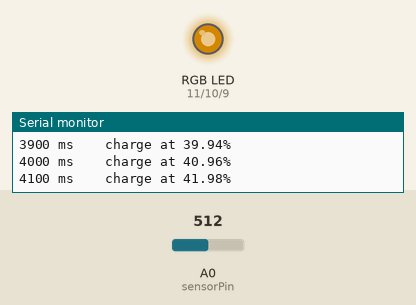
Simulated run of this sketch. Board: Arduino Uno, built with avr-gcc and run on an emulated ATmega328P. Parts: an RGB LED mixed from three pins (HIGH = lit), the last lines printed to the serial monitor. Inputs (shaded band) come from the test bench; at power-on: A0 (sensorPin) = 512. Dim RGB values are drawn brighter than linear.

Above: at 1.2 s.
1.3 s: A0 (sensorPin) set to 286
At 1.9 s:
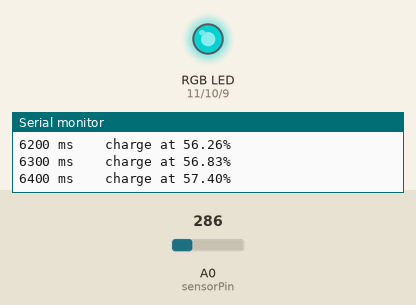
At 4.2 s:
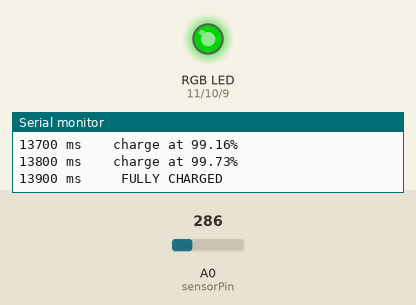
4.3 s: A0 (sensorPin) set to 278
Timing chart, 0 to 7.3 s (numbered marks = the images above; inputs shaded):
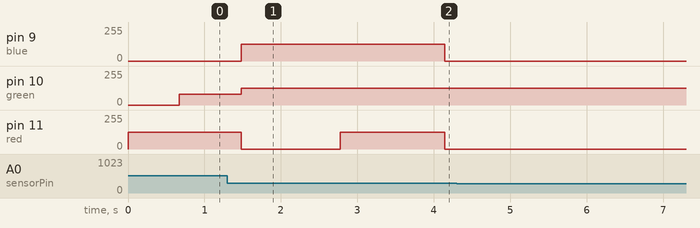

The sketch:

day9_better_way.ino
```cpp
int sensorPin = A0;
int sensorValue = 0;

int red = 11;
int green = 10;
int blue = 9;

unsigned int batteryCapacity = 50000;
unsigned int batteryLevel = 0;
unsigned int ticks = 0;
unsigned int wait = 100;
double percentFull;

void setup() {
  // put your setup code here, to run once:
  pinMode(red, OUTPUT);
  pinMode(green, OUTPUT);
  pinMode(blue, OUTPUT);

  Serial.begin(9600);
}

void RGB_color(int red_value, int green_value, int blue_value) {
  analogWrite(red, red_value);
  analogWrite(green, green_value);
  analogWrite(blue, blue_value);
}

double getBatteryPercentage() {
  return 100 * ((double) batteryLevel / (double) batteryCapacity);
}

void showBatteryPercentage() {
  percentFull = getBatteryPercentage();

  // print the elasped time
  Serial.print(ticks);
  Serial.print(" ms    charge at ");

//  convert the integers to decimal numbers, divide them and print...
  percentFull=100*((double)batteryLevel / (double)batteryCapacity);
  Serial.print(percentFull);

// print a percent character and line return...
  Serial.println("%");

  if (percentFull > 0 && percentFull <= 25)
  {
    RGB_color(125, 0, 0); // red
  }
  else if (percentFull > 25 && percentFull <= 50){
    RGB_color(125, 80, 0); // yellow-ish
  }
  else if (percentFull > 50 && percentFull <= 75) {
    RGB_color(0, 125, 125); // blue-ish
  }
  else if (percentFull > 75 && percentFull < 100) {
    RGB_color(125, 125, 125); // white
  }
}

void loop() {
  sensorValue = analogRead(sensorPin); // read the value from the sensor:
  batteryLevel += sensorValue;
  ticks += wait;

  if(batteryLevel >= batteryCapacity) {
    Serial.print(ticks);
    Serial.print(" ms     ");
    Serial.println("FULLY CHARGED");
    batteryLevel = batteryCapacity; // to prevent integer from continuing to increase
    ticks = 0;
    RGB_color(0, 125, 0); // green
    delay(30000);      // long pause
  }
  else {
    showBatteryPercentage();
  }
}
```

Measured:
- after the input at 4.3 s, every drawn part: stays the same
